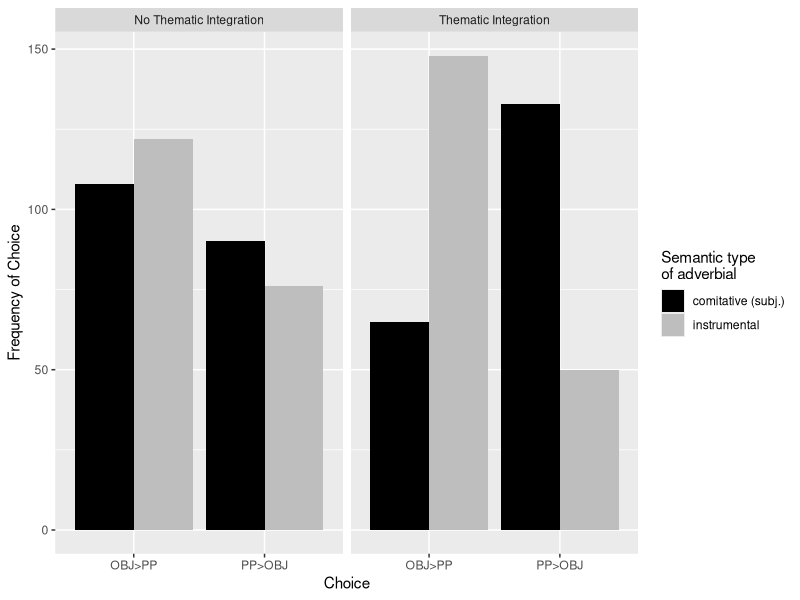
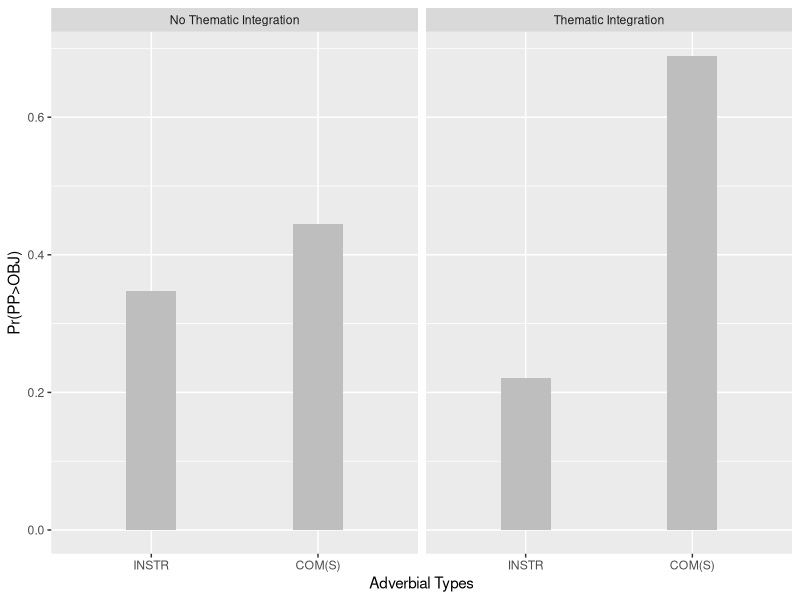
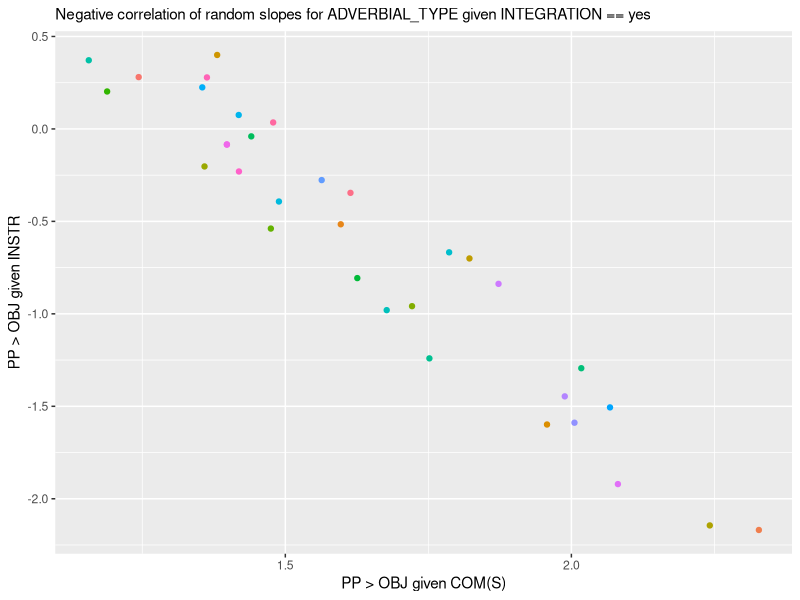
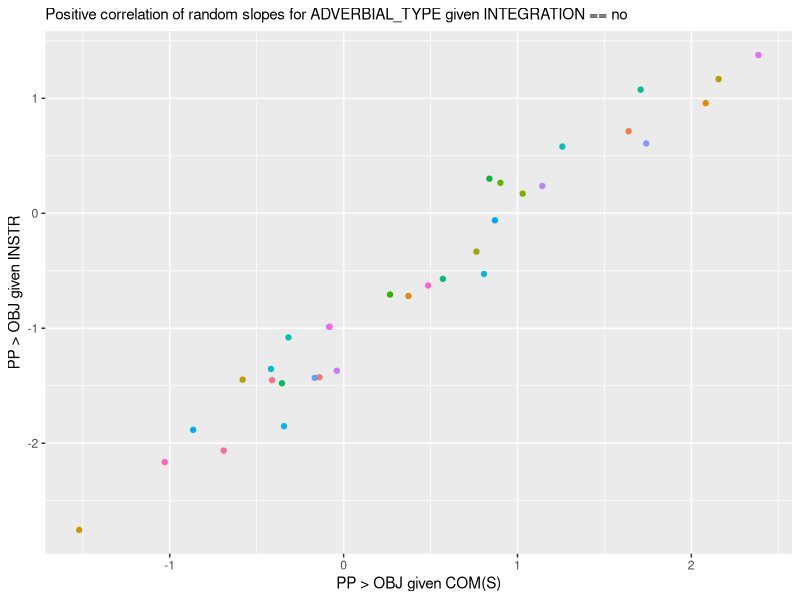

Recreate these plots in R, in order.
## ---- chunk 1
library(lme4)
library(tidyverse)
library(emmeans)

show(version)
## ---- chunk 2
exp_int_agentivity.fc.test.data <- 
  read.csv("../Data/ForcedChoice_test.csv", fileEncoding = "UTF-8")

exp_int_agentivity.fc.test.data$ANSWER <- 
  factor(exp_int_agentivity.fc.test.data$ANSWER)

exp_int_agentivity.fc.test.data$INTEGRATION <- 
  factor(exp_int_agentivity.fc.test.data$INTEGRATION)

exp_int_agentivity.fc.test.data$ADVERBIAL_TYPE <- 
  factor(exp_int_agentivity.fc.test.data$ADVERBIAL_TYPE)

## more illustrative variable names
exp_int_agentivity.fc.test.data$subjects <- factor(exp_int_agentivity.fc.test.data$workerId)
exp_int_agentivity.fc.test.data$items <- factor(exp_int_agentivity.fc.test.data$ENCODING)

## ---- chunk 3
table(exp_int_agentivity.fc.test.data$workerId)
## ---- chunk 4

thematic_int.labels <- c("No Thematic Integration", "Thematic Integration")
names(thematic_int.labels) <- c("no", "yes")

exp_int_agentivity.fc.summary <- 
  exp_int_agentivity.fc.test.data %>%
  group_by(ADVERBIAL_TYPE, INTEGRATION, ANSWER) %>%
  summarise(count = n()) %>%
  as.data.frame()

ggplot(exp_int_agentivity.fc.summary,
       aes(x = ANSWER, y = count, fill = ADVERBIAL_TYPE)) +
  geom_bar(stat = "identity", position = "dodge") +
  labs(x = "Choice", y = "Frequency of Choice") + 
  facet_wrap(~INTEGRATION, labeller = labeller(INTEGRATION = thematic_int.labels)) +
  scale_fill_manual("ADVERBIAL_TYPE", values = c("COM(S)" = "black",
                                                 "INSTR" = "grey"),
                    labels = c("comitative (subj.)", "instrumental")) +
  guides(fill=guide_legend(title="Semantic type\nof adverbial")) 

## ---- chunk 5

exp_int_agentivity.fc.test.data$INTEGRATION <-
  relevel(exp_int_agentivity.fc.test.data$INTEGRATION, ref = "no")
exp_int_agentivity.fc.test.data$ADVERBIAL_TYPE <-
  relevel(exp_int_agentivity.fc.test.data$ADVERBIAL_TYPE, ref = "INSTR")


exp_int_agentivity.fc.glmm <- 
  glmer(formula = ANSWER ~ ADVERBIAL_TYPE * INTEGRATION + 
          (0 + ADVERBIAL_TYPE * INTEGRATION | subjects) , 
        data = exp_int_agentivity.fc.test.data, family = binomial())

options(width = 300)
summary(exp_int_agentivity.fc.glmm)
## ---- chunk 6

tt <- getME(exp_int_agentivity.fc.glmm,"theta")
ll <- getME(exp_int_agentivity.fc.glmm,"lower")
## ---- chunk 7
ss <- 
  getME(exp_int_agentivity.fc.glmm,c("theta","fixef"))
exp_int_agentivity.fc.glmm <- 
  update(exp_int_agentivity.fc.glmm,
         start=ss,
         control=glmerControl(optCtrl=list(maxfun=2e4)))

options(width = 300)
summary(exp_int_agentivity.fc.glmm)

## ---- chunk 8


predictions <- 
  emmeans(exp_int_agentivity.fc.glmm, pairwise~ADVERBIAL_TYPE * INTEGRATION, 
          type = "response") 

## also response useful, now switched to predictor for effects
## if lp is used, y = emmean, if response is used y = prob

predictions.emm <- data.frame(predictions$emmeans)
 

predictions.emm

ggplot(predictions.emm, aes(x = ADVERBIAL_TYPE, y = prob)) + 
  geom_bar(aes(), stat = "identity", fill = "grey", width = 0.3) +
  facet_wrap(~INTEGRATION, labeller = labeller(INTEGRATION = thematic_int.labels)) +
  labs(x = "Adverbial Types", y = "Pr(PP>OBJ)")
## ---- chunk 9

ranef.df <- data.frame(ranef(exp_int_agentivity.fc.glmm)$subjects)
ranef.df$participants <- rownames(ranef.df)
colnames(ranef.df)[1:4] <- c("INSTR", "COM_S", "INT_YES_INSTR", "INT_YES_COM_S")

ranef.df <- ranef.df %>%
  mutate(INSTR = INSTR + exp_int_agentivity.fc.glmm@beta[1]) %>%
  mutate(COM_S = COM_S + exp_int_agentivity.fc.glmm@beta[2]) %>%
  mutate(INT_YES_INSTR = INT_YES_INSTR + exp_int_agentivity.fc.glmm@beta[3]) %>%
  mutate(INT_YES_COM_S = INT_YES_COM_S + exp_int_agentivity.fc.glmm@beta[4]) %>%
  arrange(INT_YES_COM_S)

ggplot(ranef.df, aes(x = INT_YES_COM_S, y = INT_YES_INSTR)) +
  geom_point(aes(color = participants), show.legend = FALSE) +
  labs(x = "PP > OBJ given COM(S)", 
       y = "PP > OBJ given INSTR", 
       subtitle = "Negative correlation of random slopes for ADVERBIAL_TYPE given INTEGRATION == yes")

ggplot(ranef.df, aes(x = COM_S, y = INSTR)) +
  geom_point(aes(color = participants), show.legend = FALSE) +
  labs(x = "PP > OBJ given COM(S)", 
       y = "PP > OBJ given INSTR", 
       subtitle = "Positive correlation of random slopes for ADVERBIAL_TYPE given INTEGRATION == no")

## ---- chunk 10

tau.vc <- data.frame(VarCorr(exp_int_agentivity.fc.glmm))$vcov
tau.vc

taus <- matrix(c(tau.vc[1], tau.vc[5], tau.vc[6], tau.vc[7],
                 tau.vc[5], tau.vc[2], tau.vc[8], tau.vc[9],
                 tau.vc[6], tau.vc[8], tau.vc[3], tau.vc[10],
                 tau.vc[7], tau.vc[9], tau.vc[10], tau.vc[4]), byrow = TRUE, 4, 4)
